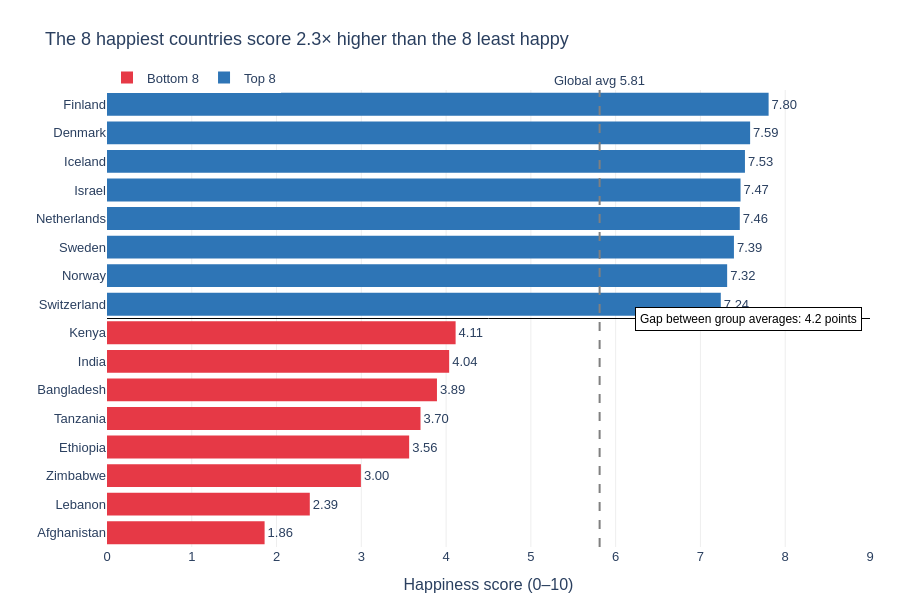

Notebook code for this chart:
### Markdown cell above
---
## Task 2 — Bottom vs. Top: A Contrast Story

**What to build:** A bar chart that highlights the **gap between the happiest and least happy countries**, focusing on a specific insight.

**Requirements:**
- Show the **top 8 AND bottom 8 countries** together (16 bars total)
- Use **colour** to distinguish the two groups (not Plotly's default rainbow)
- Add a **visual separator or annotation** that emphasises the gap
- Insight title that tells the story of the gap

**Hint:** Use `pd.concat([df.nlargest(8,'Happiness_Score'), df.nsmallest(8,'Happiness_Score')])` to get both groups.

**Stretch goal:** Add a vertical reference line showing the global average.

### Code cell
# Task 2: Top 8 vs. Bottom 8 contrast
# ------------------------------------

# Step 1: Get top and bottom countries
top8 = df.nlargest(8, 'Happiness_Score').copy()
top8['Group'] = 'Top 8'
bottom8 = df.nsmallest(8, 'Happiness_Score').copy()
bottom8['Group'] = 'Bottom 8'

combined = pd.concat([bottom8, top8]).sort_values('Happiness_Score')
global_avg = df['Happiness_Score'].mean()
print(f"Global average: {global_avg:.2f}")

# Step 2: Build the chart
top_mean = top8['Happiness_Score'].mean()
bot_mean = bottom8['Happiness_Score'].mean()
gap = top_mean - bot_mean

fig = px.bar(
    combined,
    x='Happiness_Score', y='Country',
    orientation='h',
    color='Group',
    color_discrete_map={'Top 8': '#2E75B6', 'Bottom 8': '#E63946'},
    text='Happiness_Score',
    title=f"The 8 happiest countries score {top_mean / bot_mean:.1f}× higher than the 8 least happy",
    labels={'Happiness_Score': 'Happiness score (0–10)', 'Country': '', 'Group': ''},
    height=600
)
fig.update_traces(texttemplate='%{text:.2f}', textposition='outside', marker_line_width=0)
fig.update_yaxes(categoryorder='total ascending')

# Separator line between the two groups (bottom 8 occupy positions 0–7, top 8 occupy 8–15)
fig.add_hline(y=7.5, line_color='black', line_width=1)

# Gap annotation sitting on the separator
fig.add_annotation(
    x=8.9, y=7.5, xanchor='right',
    text=f"Gap between group averages: {gap:.1f} points",
    showarrow=False,
    font=dict(size=12, color='black'),
    bgcolor='white', bordercolor='black', borderwidth=1, borderpad=4
)

# Stretch: global average reference line
fig.add_vline(
    x=global_avg, line_dash='dash', line_color='grey',
    annotation_text=f"Global avg {global_avg:.2f}", annotation_position='top'
)

fig.update_layout(
    xaxis=dict(range=[0, 9], gridcolor='#EEEEEE'),
    plot_bgcolor='white', paper_bgcolor='white',
    font=dict(family='Arial', size=13),
    legend=dict(orientation='h', y=1.06, x=0),
    margin=dict(l=10, r=30, t=90, b=40)
)
fig.show()

### Figure 1 — Plotly figure (JSON) as saved in the notebook; plotly's stock layout.template omitted (floating-point values rounded to 4 significant figures)
{"data": [{"hovertemplate": "=%{y}<br>Happiness score (0–10)=%{text}<extra></extra>", "legendgroup": "Bottom 8", "marker": {"color": "#E63946", "line": {"width": 0}, "pattern": {"shape": ""}}, "name": "Bottom 8", "orientation": "h", "showlegend": true, "text": [1.859, 2.392, 2.995, 3.564, 3.698, 3.892, 4.036, 4.112], "textposition": "outside", "texttemplate": "%{text:.2f}", "type": "bar", "x": [1.859, 2.392, 2.995, 3.564, 3.698, 3.892, 4.036, 4.112], "xaxis": "x", "y": ["Afghanistan", "Lebanon", "Zimbabwe", "Ethiopia", "Tanzania", "Bangladesh", "India", "Kenya"], "yaxis": "y"}, {"hovertemplate": "=%{y}<br>Happiness score (0–10)=%{text}<extra></extra>", "legendgroup": "Top 8", "marker": {"color": "#2E75B6", "line": {"width": 0}, "pattern": {"shape": ""}}, "name": "Top 8", "orientation": "h", "showlegend": true, "text": [7.24, 7.315, 7.395, 7.464, 7.473, 7.525, 7.586, 7.804], "textposition": "outside", "texttemplate": "%{text:.2f}", "type": "bar", "x": [7.24, 7.315, 7.395, 7.464, 7.473, 7.525, 7.586, 7.804], "xaxis": "x", "y": ["Switzerland", "Norway", "Sweden", "Netherlands", "Israel", "Iceland", "Denmark", "Finland"], "yaxis": "y"}], "layout": {"annotations": [{"bgcolor": "white", "bordercolor": "black", "borderpad": 4, "borderwidth": 1, "font": {"color": "black", "size": 12}, "showarrow": false, "text": "Gap between group averages: 4.2 points", "x": 8.9, "xanchor": "right", "y": 7.5}, {"showarrow": false, "text": "Global avg 5.81", "x": 5.811, "xanchor": "center", "xref": "x", "y": 1, "yanchor": "bottom", "yref": "y domain"}], "barmode": "relative", "font": {"family": "Arial", "size": 13}, "height": 600, "legend": {"orientation": "h", "title": {"text": ""}, "tracegroupgap": 0, "x": 0, "y": 1.06}, "margin": {"b": 40, "l": 10, "r": 30, "t": 90}, "paper_bgcolor": "white", "plot_bgcolor": "white", "shapes": [{"line": {"color": "black", "width": 1}, "type": "line", "x0": 0, "x1": 1, "xref": "x domain", "y0": 7.5, "y1": 7.5, "yref": "y"}, {"line": {"color": "grey", "dash": "dash"}, "type": "line", "x0": 5.811, "x1": 5.811, "xref": "x", "y0": 0, "y1": 1, "yref": "y domain"}], "title": {"text": "The 8 happiest countries score 2.3× higher than the 8 least happy"}, "xaxis": {"anchor": "y", "domain": [0, 1], "gridcolor": "#EEEEEE", "range": [0, 9], "title": {"text": "Happiness score (0–10)"}}, "yaxis": {"anchor": "x", "categoryorder": "total ascending", "domain": [0, 1], "title": {"text": ""}}}}
